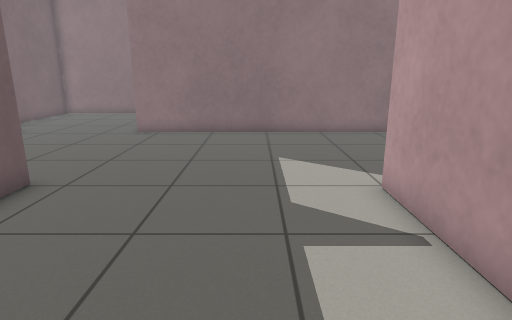
[1] (above)

13 first-person views from a walk through a robot-simulator world made for Gazebo. The camera is 0.25 m above the floor, tilts 14° down and sees 75° across. The floor is counted in squares, 0.1 m on a side. Each view is taken from the middle of a square. On the plan, view 1 faces up. The plan holds only what a view shows up to about 20 squares ahead; the rest is blank.

[2]
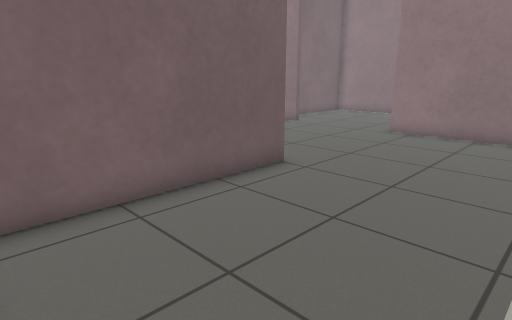

[3]
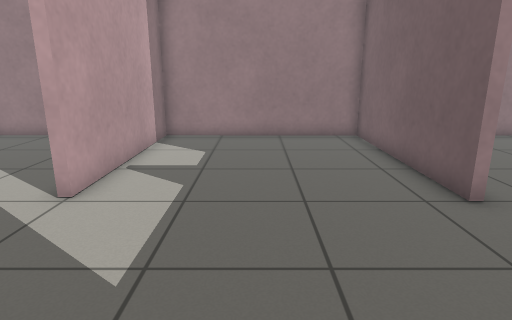

[4]
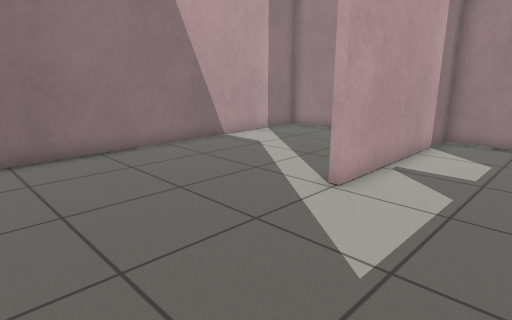

[5]
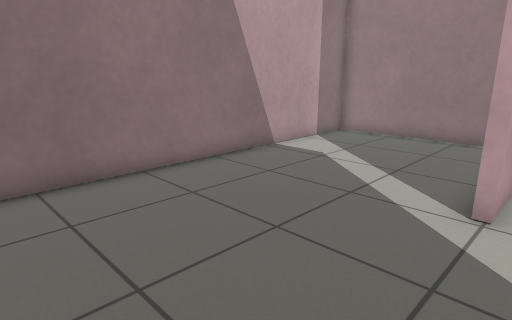

[6]
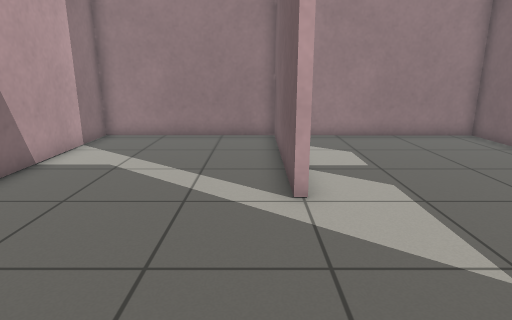

[7]
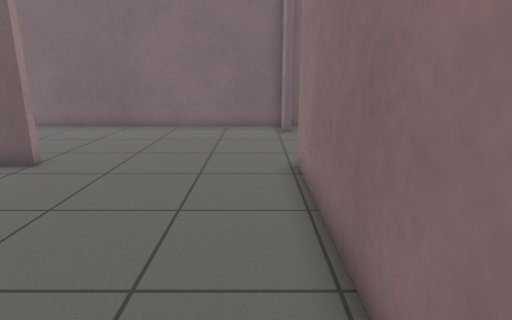

[8]
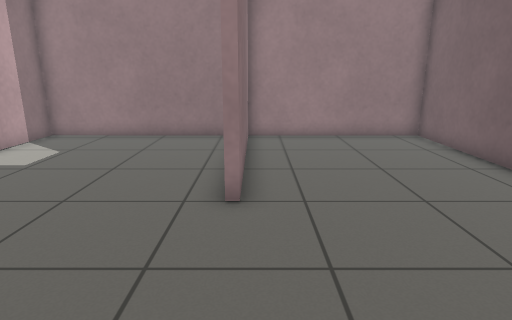

[9]
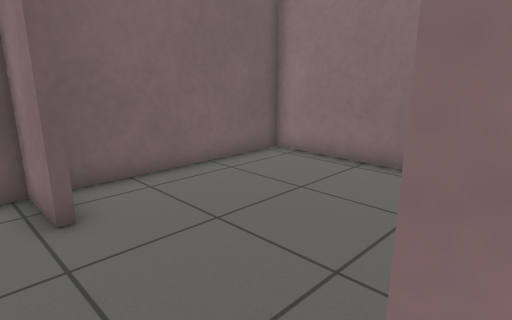

[10]
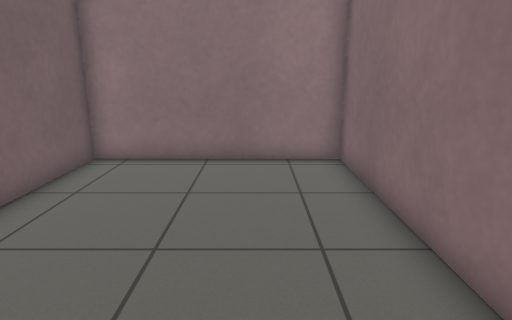

[11]
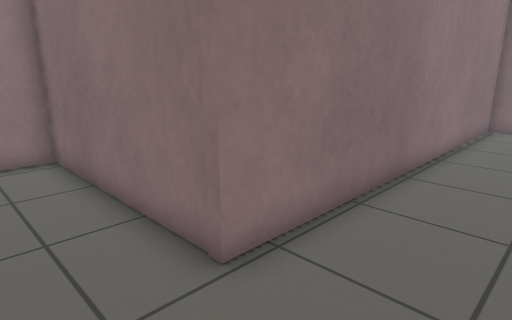

[12]
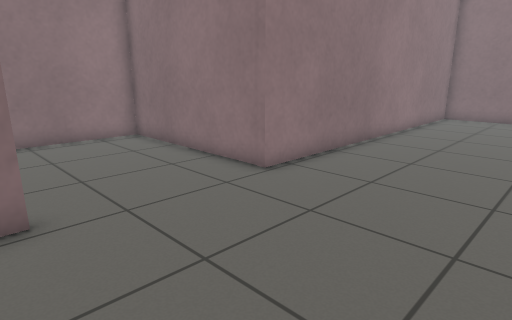

[13]
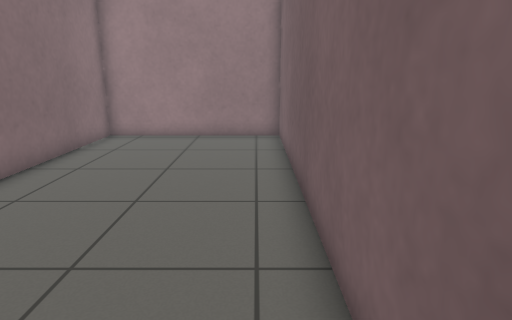

### Floor plan
Points are (right, up) in squares from view 1. A wall is a line through its corners. A room is listed if a view was taken in it or the views show most of it. See-through windows are left out.
Room 1 (views 1, 2, 3, 4, 5, 9)
walls: (-5.7, 7.6) (-5.4, 7.6) (-5.4, -0.3) (2.9, -0.4) (2.9, 7.4); (2.5, 15.2) (-5.4, 15.2)
ways out: opening at (3, 11) to room 2; opening at (-5, 11) to room 3
Room 2 (views 6, 7)
walls: (3.2, 7.4) (3.2, -0.4) (10.5, -0.4) (10.2, 15.2) (2.5, 15.2)
ways out: opening at (3, 11) to room 1
Room 3 (views 8, 10, 11, 12, 13)
walls: (-11, 15.2) (-13, 15.2) (-13, -0.3) (-5.7, -0.3) (-5.7, 7.6); (-5.4, 15.2) (-5.4, 23.1) (-13, 23.1) (-13, 15.8)
ways out: opening at (-5, 11) to room 1

Positions as (right, up) in squares from view 1, and headings:
1: (0, 0), facing up
2: (1, 0), facing up-left
3: (-1, 14), facing down
4: (-1, 14), facing down-right
5: (2, 14), facing down-right
6: (4, 14), facing down
7: (4, 14), facing left
8: (-6, 14), facing down
9: (-5, 14), facing up-left
10: (-8, 13), facing up
11: (-8, 12), facing up-right
12: (-12, 9), facing up-right
13: (-12, 14), facing down
